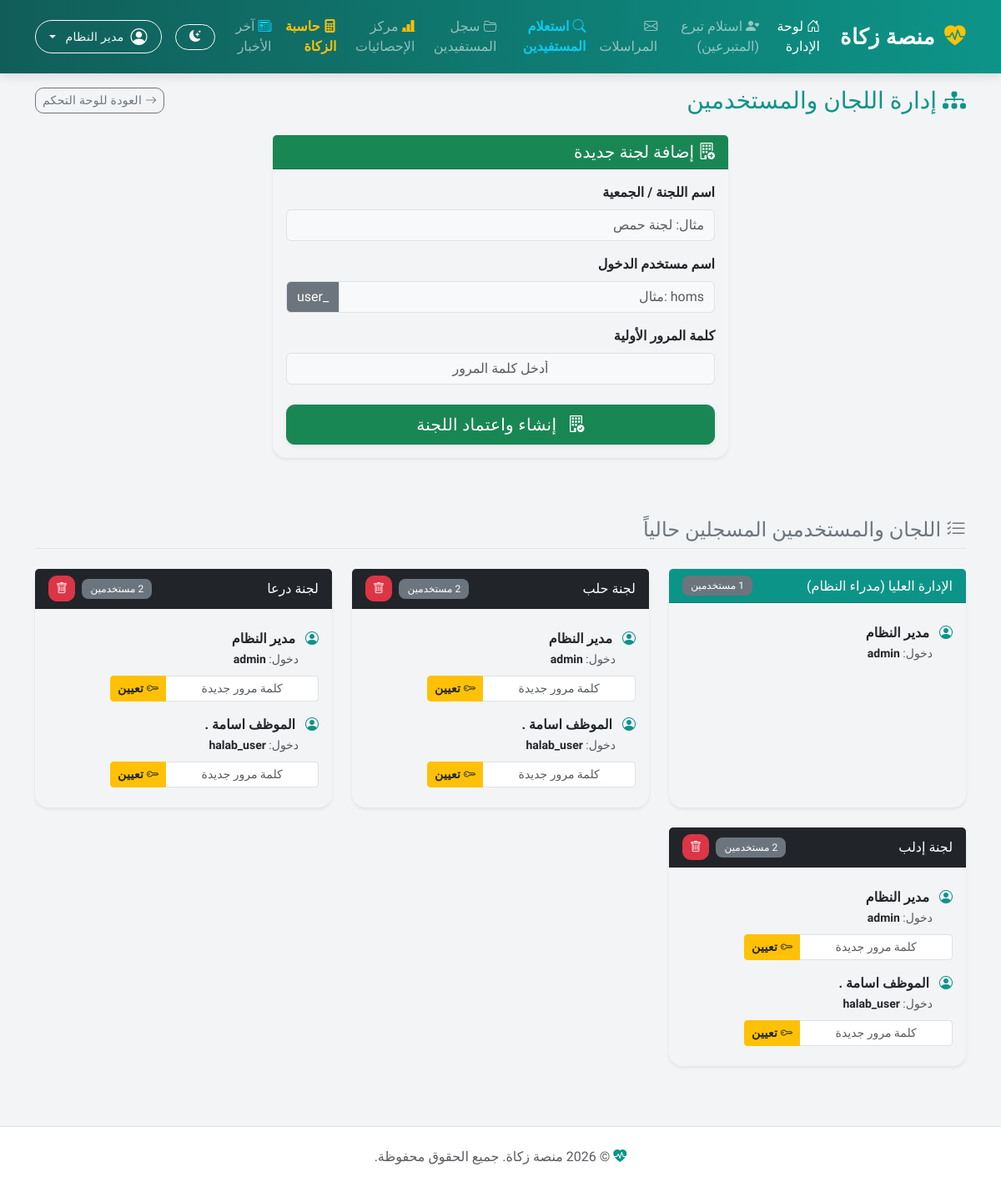
The page /create_user.php (signed in) on the database its author committed.
### tables this page shows
CREATE TABLE `users` (
  `id` int(11) NOT NULL,
  `committee_id` int(11) NOT NULL,
  `username` varchar(50) NOT NULL,
  `password_hash` varchar(255) NOT NULL,
  `full_name` varchar(100) NOT NULL,
  `created_at` timestamp NOT NULL DEFAULT current_timestamp(),
  `email` varchar(255) DEFAULT NULL,
  `phone` varchar(20) DEFAULT NULL,
  `profile_pic` varchar(255) DEFAULT NULL,
  `last_login` datetime DEFAULT current_timestamp(),
  `is_admin` tinyint(1) DEFAULT 0
);

### create_user.php (the view, shortened to what this page needs)
<?php
require_once __DIR__ . '/db.php';
$committees = [];
$committees[0] = ['name' => 'الإدارة العليا (مدراء النظام)', 'users' => []];
try {
    $central_pdo = new PDO("mysql:host=$host;dbname=zakat_central_db;charset=$charset", $user, $pass, $options);
    $adminStmt = $central_pdo->query("SELECT id as user_id, full_name, username FROM users WHERE is_admin = 1");
    while ($u = $adminStmt->fetch()) {
        $committees[0]['users'][] = [
            'user_id' => $u['user_id'],
            'full_name' => $u['full_name'],
            'username' => $u['username']
        ];
    }
} catch (PDOException $e) {}
try {
    $central_pdo = new PDO("mysql:host=$host;dbname=zakat_central_db;charset=$charset", $user, $pass, $options);
    $committeesList = $central_pdo->query("SELECT id, committee_name as name FROM committees_registry ORDER BY id ASC")->fetchAll();
    foreach ($committeesList as $com) {
        $cid = $com['id'];
        $committees[$cid] = ['name' => $com['name'], 'users' => []];
        $node_db = $db_nodes[$cid] ?? null;
        if ($node_db) {
            try {
                $node_pdo = new PDO("mysql:host=$host;dbname=$node_db;charset=$charset", $user, $pass, $options);
                $userStmt = $node_pdo->query("SELECT id as user_id, full_name, username FROM users");
                while ($u = $userStmt->fetch()) {
                    $committees[$cid]['users'][] = $u;
                }
            } catch (PDOException $e) {}
        }
    }
} catch (PDOException $e) {
    $committeesList = [];
}
require_once __DIR__ . '/header.php';
?>
<div class="row mb-4 mt-3">
    <div class="col-12 d-flex justify-content-between align-items-center">
        <h3 class="mb-0 text-primary"><i class="bi bi-diagram-3-fill"></i> إدارة اللجان والمستخدمين</h3>
        <a href="index.php" class="btn btn-sm btn-outline-secondary"><i class="bi bi-arrow-right"></i> العودة للوحة التحكم</a>
    </div>
</div>
<div class="row mb-5 justify-content-center">
    <div class="col-md-6 mb-4">
        <div class="card shadow-sm border-0 h-100">
            <div class="card-header bg-success text-white"><h5 class="mb-0"><i class="bi bi-building-add"></i> إضافة لجنة جديدة</h5></div>
            <div class="card-body">
                <form method="POST">
                    <div class="mb-3">
                    <label class="form-label fw-bold">اسم اللجنة / الجمعية</label>
                    <input type="text" name="committee_name" class="form-control bg-light" required placeholder="مثال: لجنة حمص">
                </div>
                <div class="mb-3">
                    <label class="form-label fw-bold">اسم مستخدم الدخول</label>
                    <div class="input-group">
                        <input type="text" name="new_username" class="form-control text-start bg-light" dir="ltr" required placeholder="مثال: homs">
                        <span class="input-group-text bg-secondary text-white">_user</span>
                    </div>
                </div>
                <div class="mb-4">
                    <label class="form-label fw-bold">كلمة المرور الأولية</label>
                    <input type="text" name="new_password" class="form-control text-center bg-light" dir="ltr" required placeholder="أدخل كلمة المرور" minlength="6">
                    </div>
                <button type="submit" class="btn btn-success btn-lg w-100 shadow-sm"><i class="bi bi-building-check me-2"></i> إنشاء واعتماد اللجنة</button>
                </form>
            </div>
        </div>
    </div>
</div>
<div class="row">
    <div class="col-12 mb-3">
        <h4 class="text-secondary border-bottom pb-2"><i class="bi bi-list-check"></i> اللجان والمستخدمين المسجلين حالياً</h4>
    </div>
    <?php foreach ($committees as $cid => $cdata): ?>
        <div class="col-md-4 mb-4">
            <div class="card shadow-sm border-0 h-100 <?php echo $cid === 0 ? 'border-top border-4 border-primary' : ''; ?>">
                <div class="card-header <?php echo $cid === 0 ? 'bg-primary' : 'bg-dark'; ?> text-white d-flex justify-content-between align-items-center">
                    <h6 class="mb-0"><?php echo htmlspecialchars($cdata['name']); ?></h6>
                    <div class="d-flex align-items-center gap-2">
                        <span class="badge bg-secondary"><?php echo count($cdata['users']); ?> مستخدمين</span>
                        <?php if ($cid !== 0): ?>
                            <form method="POST" class="m-0 p-0" onsubmit="return confirm('هل أنت متأكد من رغبتك في حذف هذه اللجنة نهائياً؟\n\nتنبيه: سيتم حذف جميع حسابات الموظفين التابعين لها ولن تتمكن من التراجع.');">
                                <button type="submit" class="btn btn-sm btn-danger px-2 py-1" title="حذف اللجنة"><i class="bi bi-trash"></i></button>
                            </form>
                        <?php endif; ?>
                    </div>
                </div>
                <div class="card-body">
                    <?php if (empty($cdata['users'])): ?>
                        <p class="text-muted text-center mb-2 mt-3">لا يوجد مستخدمين لهذه اللجنة بعد.</p>
                        <?php if ($cid !== 0): ?>
                            <form method="POST" class="m-0 p-0">
                                <input type="hidden" name="create_reset_user" value="1">
                                <input type="hidden" name="committee_id" value="<?php echo $cid; ?>">
                                <input type="hidden" name="committee_name" value="<?php echo htmlspecialchars($cdata['name']); ?>">
                                <div class="input-group input-group-sm">
                                    <input type="text" name="custom_password" class="form-control text-center" placeholder="كلمة المرور (12345678)" required minlength="6">
                                    <button type="submit" class="btn btn-info">إنشاء مستخدم</button>
                                </div>
                            </form>
                        <?php endif; ?>
                    <?php else: ?>
                        <ul class="list-group list-group-flush">
                            <?php foreach ($cdata['users'] as $u): ?>
                                <li class="list-group-item px-0 border-0 d-flex justify-content-between align-items-center flex-wrap gap-2">
                                    <div>
                                        <i class="bi bi-person-circle text-primary me-2"></i> <strong><?php echo htmlspecialchars($u['full_name']); ?></strong><br>
                                        <small class="text-muted ms-4">دخول: <strong class="text-dark"><?php echo htmlspecialchars($u['username']); ?></strong></small>
                                    </div>
                                    <?php if ($cid !== 0): ?>
                                        <form method="POST" class="m-0 p-0">
                                            <div class="input-group input-group-sm" style="max-width: 250px;">
                                                <input type="text" name="custom_password" class="form-control text-center bg-white" placeholder="كلمة مرور جديدة" required minlength="6">
                                                <button type="submit" class="btn btn-warning text-dark fw-bold"><i class="bi bi-key"></i> تعيين</button>
                                            </div>
                                        </form>
                                    <?php endif; ?>
                                </li>
                            <?php endforeach; ?>
                        </ul>
                    <?php endif; ?>
                </div>
            </div>
        </div>
    <?php endforeach; ?>
</div>
<?php require_once __DIR__ . '/footer.php'; ?>

### header.php (style rules this page uses)
:root { --bs-primary: #0d9488; --bs-primary-rgb: 13, 148, 136; --bs-info: #06b6d4; --bs-success: #10b981; --bs-warning: #f59e0b; --bs-body-bg: #f3f4f6; }
body { font-family: 'Tajawal', sans-serif; background-color: var(--bs-body-bg); color: #374151; }
.card { border: none !important; border-radius: 16px !important; box-shadow: 0 4px 6px -1px rgba(0, 0, 0, 0.05), 0 2px 4px -1px rgba(0, 0, 0, 0.03); transition: transform 0.2s ease, box-shadow 0.2s ease; }
.btn { border-radius: 10px; font-weight: 500; letter-spacing: 0.3px; transition: all 0.3s; }
.badge { font-weight: 500; padding: 0.5em 0.85em; border-radius: 8px; }
html:not(.view-transition-active) body, html:not(.view-transition-active) .card, html:not(.view-transition-active) .navbar, html:not(.view-transition-active) .bg-white, html:not(.view-transition-active) .bg-light, html:not(.view-transition-active) .modal-content { transition: background-color 0.3s ease, color 0.3s ease, border-color 0.3s ease; }

### rows shown on the page
users: full_name "مدير النظام", username "admin"
users: full_name "الموظف اسامة .", username "halab_user"

### other values the page prints
t('zakat_platform') "منصة زكاة"
t('admin_dashboard') "لوحة الإدارة"
t('receive_donation') "استلام تبرع (المتبرعين)"
t('guest_search') "استعلام المستفيدين"
t('beneficiaries_record') "سجل المستفيدين"
t('statistics_center') "مركز الإحصائيات"
t('zakat_calculator') "حاسبة الزكاة"
t('latest_news') "آخر الأخبار"
$_SESSION['user_name'] "مدير النظام"
$cdata['name'] "الإدارة العليا (مدراء النظام)"
$cdata['name'] "لجنة حلب"
$cdata['name'] "لجنة درعا"
$cdata['name'] "لجنة إدلب"
t('footer_copyright') "جميع الحقوق محفوظة."
